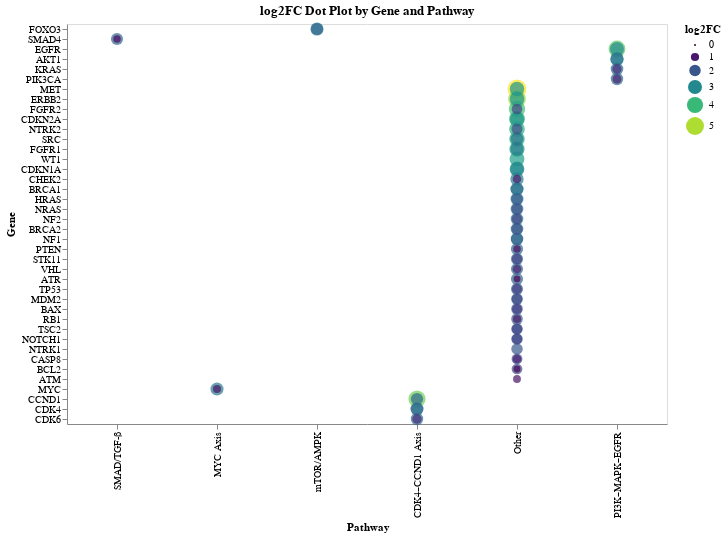

Here is the notebook cell this chart was saved with:
### Code cell
import altair as alt
import pandas as pd

# Assume df_annotated is your DataFrame with 'Gene', 'Refined Pathway Category', 'log2FC'
#df = df_annotated.copy()
df = df[df["log2FC"] > 0]  # Only meaningful values

dotplot = alt.Chart(df).mark_circle().encode(
    x=alt.X("Pathway Category:N", title="Pathway", sort="-y"),
    y=alt.Y("Gene:N", title="Gene", sort="-x"),
    size=alt.Size("log2FC:Q", title="log2FC"),
    color=alt.Color("log2FC:Q", scale=alt.Scale(scheme="viridis")),
    tooltip=["Gene", "Pathway Category", "log2FC"]
).properties(
    title="log2FC Dot Plot by Gene and Pathway",
    width=600,
    height=400
).interactive()

dotplot

### Figure 1 — Vega-Lite specification as saved in the notebook (floating-point values rounded to 4 significant figures)
{"config": {"view": {"continuousWidth": 300, "continuousHeight": 300}}, "data": {"name": "data-35b8164c73588835e5c443dbdc1c4775"}, "mark": {"type": "circle"}, "encoding": {"color": {"field": "log2FC", "scale": {"scheme": "viridis"}, "type": "quantitative"}, "size": {"field": "log2FC", "title": "log2FC", "type": "quantitative"}, "tooltip": [{"field": "Gene", "type": "nominal"}, {"field": "Pathway Category", "type": "nominal"}, {"field": "log2FC", "type": "quantitative"}], "x": {"field": "Pathway Category", "sort": "-y", "title": "Pathway", "type": "nominal"}, "y": {"field": "Gene", "sort": "-x", "title": "Gene", "type": "nominal"}}, "height": 400, "params": [{"name": "param_3", "select": {"type": "interval", "encodings": ["x", "y"]}, "bind": "scales"}], "title": "log2FC Dot Plot by Gene and Pathway", "width": 600, "$schema": "https://vega.github.io/schema/vega-lite/v5.20.1.json", "datasets": {"data-35b8164c73588835e5c443dbdc1c4775": [{"Gene": "MET", "Dataset": "GSE180286", "P-value": 5.054e-74, "log2FC": 5.594, "Mean Difference": 0.006545, "DGIdb Status": "Not Targeted", "Has Breast Cancer Trial": "No", "Pathway Category": "Other"}, {"Gene": "ERBB2", "Dataset": "GSE180286", "P-value": 0.0, "log2FC": 4.833, "Mean Difference": 0.2678, "DGIdb Status": "FDA-approved", "Has Breast Cancer Trial": "Yes", "Pathway Category": "Other"}, {"Gene": "CCND1", "Dataset": "GSE180286", "P-value": 0.0, "log2FC": 4.526, "Mean Difference": 0.4838, "DGIdb Status": "Not Targeted", "Has Breast Cancer Trial": "Yes", "Pathway Category": "CDK4–CCND1 Axis"}, {"Gene": "EGFR", "Dataset": "GSE180286", "P-value": 7.055e-69, "log2FC": 4.36, "Mean Difference": 0.007754, "DGIdb Status": "FDA-approved", "Has Breast Cancer Trial": "Yes", "Pathway Category": "PI3K–MAPK–EGFR"}, {"Gene": "FGFR2", "Dataset": "GSE180286", "P-value": 1.134e-31, "log2FC": 4.142, "Mean Difference": 0.003312, "DGIdb Status": "Not Targeted", "Has Breast Cancer Trial": "No", "Pathway Category": "Other"}, {"Gene": "CDKN2A", "Dataset": "GSE180286", "P-value": 0.0, "log2FC": 3.926, "Mean Difference": 0.07463, "DGIdb Status": "Not Targeted", "Has Breast Cancer Trial": "No", "Pathway Category": "Other"}, {"Gene": "NTRK2", "Dataset": "GSE180286", "P-value": 3.119e-51, "log2FC": 3.8, "Mean Difference": 0.006892, "DGIdb Status": "Not Targeted", "Has Breast Cancer Trial": "No", "Pathway Category": "Other"}, {"Gene": "SRC", "Dataset": "GSE180286", "P-value": 7.877e-71, "log2FC": 3.728, "Mean Difference": 0.008596, "DGIdb Status": "Not Targeted", "Has Breast Cancer Trial": "No", "Pathway Category": "Other"}, {"Gene": "FGFR1", "Dataset": "GSE180286", "P-value": 0.0, "log2FC": 3.608, "Mean Difference": 0.09091, "DGIdb Status": "Not Targeted", "Has Breast Cancer Trial": "No", "Pathway Category": "Other"}, {"Gene": "WT1", "Dataset": "GSE161529", "P-value": 1.302e-46, "log2FC": 3.432, "Mean Difference": 0.001784, "DGIdb Status": "Not Targeted", "Has Breast Cancer Trial": "No", "Pathway Category": "Other"}, {"Gene": "CDKN1A", "Dataset": "GSE180286", "P-value": 0.0, "log2FC": 3.365, "Mean Difference": 0.1349, "DGIdb Status": "Not Targeted", "Has Breast Cancer Trial": "No", "Pathway Category": "Other"}, {"Gene": "ERBB2", "Dataset": "GSE161529", "P-value": 0.0, "log2FC": 3.26, "Mean Difference": 0.789, "DGIdb Status": "FDA-approved", "Has Breast Cancer Trial": "Yes", "Pathway Category": "Other"}, {"Gene": "MET", "Dataset": "GSE161529", "P-value": 0.0, "log2FC": 3.25, "Mean Difference": 0.1275, "DGIdb Status": "Not Targeted", "Has Breast Cancer Trial": "No", "Pathway Category": "Other"}, {"Gene": "CDKN2A", "Dataset": "GSE161529", "P-value": 0.0, "log2FC": 3.185, "Mean Difference": 0.4048, "DGIdb Status": "Not Targeted", "Has Breast Cancer Trial": "No", "Pathway Category": "Other"}, {"Gene": "EGFR", "Dataset": "GSE161529", "P-value": 0.0, "log2FC": 3.022, "Mean Difference": 0.1516, "DGIdb Status": "FDA-approved", "Has Breast Cancer Trial": "Yes", "Pathway Category": "PI3K–MAPK–EGFR"}, {"Gene": "CDKN1A", "Dataset": "GSE161529", "P-value": 0.0, "log2FC": 2.917, "Mean Difference": 0.5685, "DGIdb Status": "Not Targeted", "Has Breast Cancer Trial": "No", "Pathway Category": "Other"}, {"Gene": "CHEK2", "Dataset": "GSE161529", "P-value": 0.0, "log2FC": 2.741, "Mean Difference": 0.03332, "DGIdb Status": "Emerging", "Has Breast Cancer Trial": "Yes", "Pathway Category": "Other"}, {"Gene": "AKT1", "Dataset": "GSE180286", "P-value": 2.765e-197, "log2FC": 2.725, "Mean Difference": 0.03249, "DGIdb Status": "Not Targeted", "Has Breast Cancer Trial": "No", "Pathway Category": "PI3K–MAPK–EGFR"}, {"Gene": "FGFR1", "Dataset": "GSE161529", "P-value": 0.0, "log2FC": 2.723, "Mean Difference": 0.369, "DGIdb Status": "Not Targeted", "Has Breast Cancer Trial": "No", "Pathway Category": "Other"}, {"Gene": "FOXO3", "Dataset": "GSE161529", "P-value": 0.0, "log2FC": 2.646, "Mean Difference": 0.3288, "DGIdb Status": "Emerging", "Has Breast Cancer Trial": "No", "Pathway Category": "mTOR/AMPK"}, {"Gene": "AKT1", "Dataset": "GSE161529", "P-value": 0.0, "log2FC": 2.62, "Mean Difference": 0.1482, "DGIdb Status": "Not Targeted", "Has Breast Cancer Trial": "No", "Pathway Category": "PI3K–MAPK–EGFR"}, {"Gene": "MYC", "Dataset": "GSE161529", "P-value": 0.0, "log2FC": 2.618, "Mean Difference": 1.041, "DGIdb Status": "Not Targeted", "Has Breast Cancer Trial": "No", "Pathway Category": "MYC Axis"}, {"Gene": "BRCA1", "Dataset": "GSE161529", "P-value": 6.134e-310, "log2FC": 2.6, "Mean Difference": 0.02821, "DGIdb Status": "Not Targeted", "Has Breast Cancer Trial": "No", "Pathway Category": "Other"}, {"Gene": "HRAS", "Dataset": "GSE161529", "P-value": 0.0, "log2FC": 2.594, "Mean Difference": 0.1731, "DGIdb Status": "Not Targeted", "Has Breast Cancer Trial": "No", "Pathway Category": "Other"}, {"Gene": "CDK4", "Dataset": "GSE161529", "P-value": 0.0, "log2FC": 2.56, "Mean Difference": 0.4013, "DGIdb Status": "FDA-approved", "Has Breast Cancer Trial": "Yes", "Pathway Category": "CDK4–CCND1 Axis"}, {"Gene": "SRC", "Dataset": "GSE161529", "P-value": 0.0, "log2FC": 2.552, "Mean Difference": 0.03661, "DGIdb Status": "Not Targeted", "Has Breast Cancer Trial": "No", "Pathway Category": "Other"}, {"Gene": "BRCA1", "Dataset": "GSE180286", "P-value": 2.057e-187, "log2FC": 2.528, "Mean Difference": 0.03506, "DGIdb Status": "Not Targeted", "Has Breast Cancer Trial": "No", "Pathway Category": "Other"}, {"Gene": "NRAS", "Dataset": "GSE161529", "P-value": 0.0, "log2FC": 2.477, "Mean Difference": 0.1041, "DGIdb Status": "Not Targeted", "Has Breast Cancer Trial": "No", "Pathway Category": "Other"}, {"Gene": "NF2", "Dataset": "GSE161529", "P-value": 0.0, "log2FC": 2.431, "Mean Difference": 0.07865, "DGIdb Status": "Not Targeted", "Has Breast Cancer Trial": "No", "Pathway Category": "Other"}, {"Gene": "KRAS", "Dataset": "GSE161529", "P-value": 0.0, "log2FC": 2.43, "Mean Difference": 0.2765, "DGIdb Status": "Not Targeted", "Has Breast Cancer Trial": "No", "Pathway Category": "PI3K–MAPK–EGFR"}, {"Gene": "BRCA2", "Dataset": "GSE161529", "P-value": 2.22e-243, "log2FC": 2.429, "Mean Difference": 0.02519, "DGIdb Status": "Not Targeted", "Has Breast Cancer Trial": "No", "Pathway Category": "Other"}, {"Gene": "CDK4", "Dataset": "GSE180286", "P-value": 0.0, "log2FC": 2.428, "Mean Difference": 0.1055, "DGIdb Status": "FDA-approved", "Has Breast Cancer Trial": "Yes", "Pathway Category": "CDK4–CCND1 Axis"}, {"Gene": "NF1", "Dataset": "GSE161529", "P-value": 0.0, "log2FC": 2.402, "Mean Difference": 0.1473, "DGIdb Status": "Not Targeted", "Has Breast Cancer Trial": "No", "Pathway Category": "Other"}, {"Gene": "PIK3CA", "Dataset": "GSE161529", "P-value": 0.0, "log2FC": 2.355, "Mean Difference": 0.07771, "DGIdb Status": "FDA-approved", "Has Breast Cancer Trial": "Yes", "Pathway Category": "PI3K–MAPK–EGFR"}, {"Gene": "CDK6", "Dataset": "GSE161529", "P-value": 0.0, "log2FC": 2.352, "Mean Difference": 0.1253, "DGIdb Status": "FDA-approved", "Has Breast Cancer Trial": "Yes", "Pathway Category": "CDK4–CCND1 Axis"}, {"Gene": "PTEN", "Dataset": "GSE161529", "P-value": 0.0, "log2FC": 2.287, "Mean Difference": 0.1801, "DGIdb Status": "Not Targeted", "Has Breast Cancer Trial": "No", "Pathway Category": "Other"}, {"Gene": "STK11", "Dataset": "GSE161529", "P-value": 0.0, "log2FC": 2.284, "Mean Difference": 0.06197, "DGIdb Status": "Not Targeted", "Has Breast Cancer Trial": "No", "Pathway Category": "Other"}, {"Gene": "NF1", "Dataset": "GSE180286", "P-value": 3.363e-267, "log2FC": 2.275, "Mean Difference": 0.05512, "DGIdb Status": "Not Targeted", "Has Breast Cancer Trial": "No", "Pathway Category": "Other"}, {"Gene": "FOXO3", "Dataset": "GSE180286", "P-value": 0.0, "log2FC": 2.275, "Mean Difference": 0.09366, "DGIdb Status": "Emerging", "Has Breast Cancer Trial": "No", "Pathway Category": "mTOR/AMPK"}, {"Gene": "CCND1", "Dataset": "GSE161529", "P-value": 0.0, "log2FC": 2.275, "Mean Difference": 0.918, "DGIdb Status": "Not Targeted", "Has Breast Cancer Trial": "Yes", "Pathway Category": "CDK4–CCND1 Axis"}, {"Gene": "VHL", "Dataset": "GSE161529", "P-value": 0.0, "log2FC": 2.254, "Mean Difference": 0.09198, "DGIdb Status": "Emerging", "Has Breast Cancer Trial": "No", "Pathway Category": "Other"}, {"Gene": "ATR", "Dataset": "GSE161529", "P-value": 0.0, "log2FC": 2.25, "Mean Difference": 0.03903, "DGIdb Status": "Not Targeted", "Has Breast Cancer Trial": "No", "Pathway Category": "Other"}, {"Gene": "TP53", "Dataset": "GSE161529", "P-value": 0.0, "log2FC": 2.227, "Mean Difference": 0.1048, "DGIdb Status": "Not Targeted", "Has Breast Cancer Trial": "No", "Pathway Category": "Other"}, {"Gene": "SMAD4", "Dataset": "GSE161529", "P-value": 0.0, "log2FC": 2.225, "Mean Difference": 0.0991, "DGIdb Status": "Emerging", "Has Breast Cancer Trial": "No", "Pathway Category": "SMAD/TGF-β"}, {"Gene": "MDM2", "Dataset": "GSE161529", "P-value": 0.0, "log2FC": 2.101, "Mean Difference": 0.1236, "DGIdb Status": "Not Targeted", "Has Breast Cancer Trial": "No", "Pathway Category": "Other"}, {"Gene": "HRAS", "Dataset": "GSE180286", "P-value": 3.408e-170, "log2FC": 2.084, "Mean Difference": 0.03698, "DGIdb Status": "Not Targeted", "Has Breast Cancer Trial": "No", "Pathway Category": "Other"}, {"Gene": "BAX", "Dataset": "GSE161529", "P-value": 0.0, "log2FC": 2.08, "Mean Difference": 0.324, "DGIdb Status": "Not Targeted", "Has Breast Cancer Trial": "No", "Pathway Category": "Other"}, {"Gene": "RB1", "Dataset": "GSE161529", "P-value": 0.0, "log2FC": 2.075, "Mean Difference": 0.1038, "DGIdb Status": "Not Targeted", "Has Breast Cancer Trial": "No", "Pathway Category": "Other"}, {"Gene": "TSC2", "Dataset": "GSE161529", "P-value": 0.0, "log2FC": 2.064, "Mean Difference": 0.1132, "DGIdb Status": "Not Targeted", "Has Breast Cancer Trial": "No", "Pathway Category": "Other"}, {"Gene": "NOTCH1", "Dataset": "GSE161529", "P-value": 0.0, "log2FC": 2.028, "Mean Difference": 0.04754, "DGIdb Status": "Not Targeted", "Has Breast Cancer Trial": "No", "Pathway Category": "Other"}, {"Gene": "NTRK1", "Dataset": "GSE161529", "P-value": 1.305e-11, "log2FC": 2.018, "Mean Difference": 0.001255, "DGIdb Status": "Not Targeted", "Has Breast Cancer Trial": "No", "Pathway Category": "Other"}, {"Gene": "BRCA2", "Dataset": "GSE180286", "P-value": 2.29e-121, "log2FC": 1.919, "Mean Difference": 0.03171, "DGIdb Status": "Not Targeted", "Has Breast Cancer Trial": "No", "Pathway Category": "Other"}, {"Gene": "NRAS", "Dataset": "GSE180286", "P-value": 3.369e-121, "log2FC": 1.903, "Mean Difference": 0.02979, "DGIdb Status": "Not Targeted", "Has Breast Cancer Trial": "No", "Pathway Category": "Other"}, {"Gene": "NTRK2", "Dataset": "GSE161529", "P-value": 4.97e-269, "log2FC": 1.845, "Mean Difference": 0.09119, "DGIdb Status": "Not Targeted", "Has Breast Cancer Trial": "No", "Pathway Category": "Other"}, {"Gene": "CASP8", "Dataset": "GSE161529", "P-value": 0.0, "log2FC": 1.804, "Mean Difference": 0.05334, "DGIdb Status": "Emerging", "Has Breast Cancer Trial": "No", "Pathway Category": "Other"}, {"Gene": "FGFR2", "Dataset": "GSE161529", "P-value": 1.281e-123, "log2FC": 1.743, "Mean Difference": 0.02439, "DGIdb Status": "Not Targeted", "Has Breast Cancer Trial": "No", "Pathway Category": "Other"}, {"Gene": "BCL2", "Dataset": "GSE161529", "P-value": 0.0, "log2FC": 1.738, "Mean Difference": 0.06716, "DGIdb Status": "Not Targeted", "Has Breast Cancer Trial": "No", "Pathway Category": "Other"}, {"Gene": "MDM2", "Dataset": "GSE180286", "P-value": 0.0, "log2FC": 1.73, "Mean Difference": 0.08725, "DGIdb Status": "Not Targeted", "Has Breast Cancer Trial": "No", "Pathway Category": "Other"}, {"Gene": "NF2", "Dataset": "GSE180286", "P-value": 1.105e-57, "log2FC": 1.718, "Mean Difference": 0.01597, "DGIdb Status": "Not Targeted", "Has Breast Cancer Trial": "No", "Pathway Category": "Other"}, {"Gene": "NOTCH1", "Dataset": "GSE180286", "P-value": 8.639e-30, "log2FC": 1.657, "Mean Difference": 0.008737, "DGIdb Status": "Not Targeted", "Has Breast Cancer Trial": "No", "Pathway Category": "Other"}, {"Gene": "TSC2", "Dataset": "GSE180286", "P-value": 1.694e-48, "log2FC": 1.651, "Mean Difference": 0.01433, "DGIdb Status": "Not Targeted", "Has Breast Cancer Trial": "No", "Pathway Category": "Other"}, {"Gene": "STK11", "Dataset": "GSE180286", "P-value": 1.147e-35, "log2FC": 1.621, "Mean Difference": 0.01015, "DGIdb Status": "Not Targeted", "Has Breast Cancer Trial": "No", "Pathway Category": "Other"}, {"Gene": "TP53", "Dataset": "GSE180286", "P-value": 2.616e-139, "log2FC": 1.537, "Mean Difference": 0.04709, "DGIdb Status": "Not Targeted", "Has Breast Cancer Trial": "No", "Pathway Category": "Other"}, {"Gene": "BAX", "Dataset": "GSE180286", "P-value": 0.0, "log2FC": 1.529, "Mean Difference": 0.1859, "DGIdb Status": "Not Targeted", "Has Breast Cancer Trial": "No", "Pathway Category": "Other"}, {"Gene": "CDK6", "Dataset": "GSE180286", "P-value": 2.426e-135, "log2FC": 1.33, "Mean Difference": 0.05309, "DGIdb Status": "FDA-approved", "Has Breast Cancer Trial": "Yes", "Pathway Category": "CDK4–CCND1 Axis"}, {"Gene": "KRAS", "Dataset": "GSE180286", "P-value": 0.0, "log2FC": 1.327, "Mean Difference": 0.1718, "DGIdb Status": "Not Targeted", "Has Breast Cancer Trial": "No", "Pathway Category": "PI3K–MAPK–EGFR"}, {"Gene": "PIK3CA", "Dataset": "GSE180286", "P-value": 1.396e-95, "log2FC": 1.182, "Mean Difference": 0.04096, "DGIdb Status": "FDA-approved", "Has Breast Cancer Trial": "Yes", "Pathway Category": "PI3K–MAPK–EGFR"}, {"Gene": "VHL", "Dataset": "GSE180286", "P-value": 1.363e-118, "log2FC": 1.126, "Mean Difference": 0.05356, "DGIdb Status": "Emerging", "Has Breast Cancer Trial": "No", "Pathway Category": "Other"}, {"Gene": "CASP8", "Dataset": "GSE180286", "P-value": 2.732e-137, "log2FC": 1.102, "Mean Difference": 0.06887, "DGIdb Status": "Emerging", "Has Breast Cancer Trial": "No", "Pathway Category": "Other"}, {"Gene": "CHEK2", "Dataset": "GSE180286", "P-value": 4.515e-23, "log2FC": 1.088, "Mean Difference": 0.01014, "DGIdb Status": "Emerging", "Has Breast Cancer Trial": "Yes", "Pathway Category": "Other"}, {"Gene": "RB1", "Dataset": "GSE180286", "P-value": 5.303e-88, "log2FC": 1.001, "Mean Difference": 0.04714, "DGIdb Status": "Not Targeted", "Has Breast Cancer Trial": "No", "Pathway Category": "Other"}, {"Gene": "MYC", "Dataset": "GSE180286", "P-value": 7.913e-124, "log2FC": 0.9602, "Mean Difference": 0.06888, "DGIdb Status": "Not Targeted", "Has Breast Cancer Trial": "No", "Pathway Category": "MYC Axis"}, {"Gene": "ATM", "Dataset": "GSE161529", "P-value": 2.647e-147, "log2FC": 0.9036, "Mean Difference": 0.06369, "DGIdb Status": "Not Targeted", "Has Breast Cancer Trial": "No", "Pathway Category": "Other"}, {"Gene": "PTEN", "Dataset": "GSE180286", "P-value": 2.036e-133, "log2FC": 0.8419, "Mean Difference": 0.08248, "DGIdb Status": "Not Targeted", "Has Breast Cancer Trial": "No", "Pathway Category": "Other"}, {"Gene": "SMAD4", "Dataset": "GSE180286", "P-value": 3.837e-24, "log2FC": 0.8177, "Mean Difference": 0.01518, "DGIdb Status": "Emerging", "Has Breast Cancer Trial": "No", "Pathway Category": "SMAD/TGF-β"}, {"Gene": "BCL2", "Dataset": "GSE180286", "P-value": 2.753e-76, "log2FC": 0.6962, "Mean Difference": 0.06251, "DGIdb Status": "Not Targeted", "Has Breast Cancer Trial": "No", "Pathway Category": "Other"}, {"Gene": "ATR", "Dataset": "GSE180286", "P-value": 2.57e-31, "log2FC": 0.6825, "Mean Difference": 0.02404, "DGIdb Status": "Not Targeted", "Has Breast Cancer Trial": "No", "Pathway Category": "Other"}]}}
